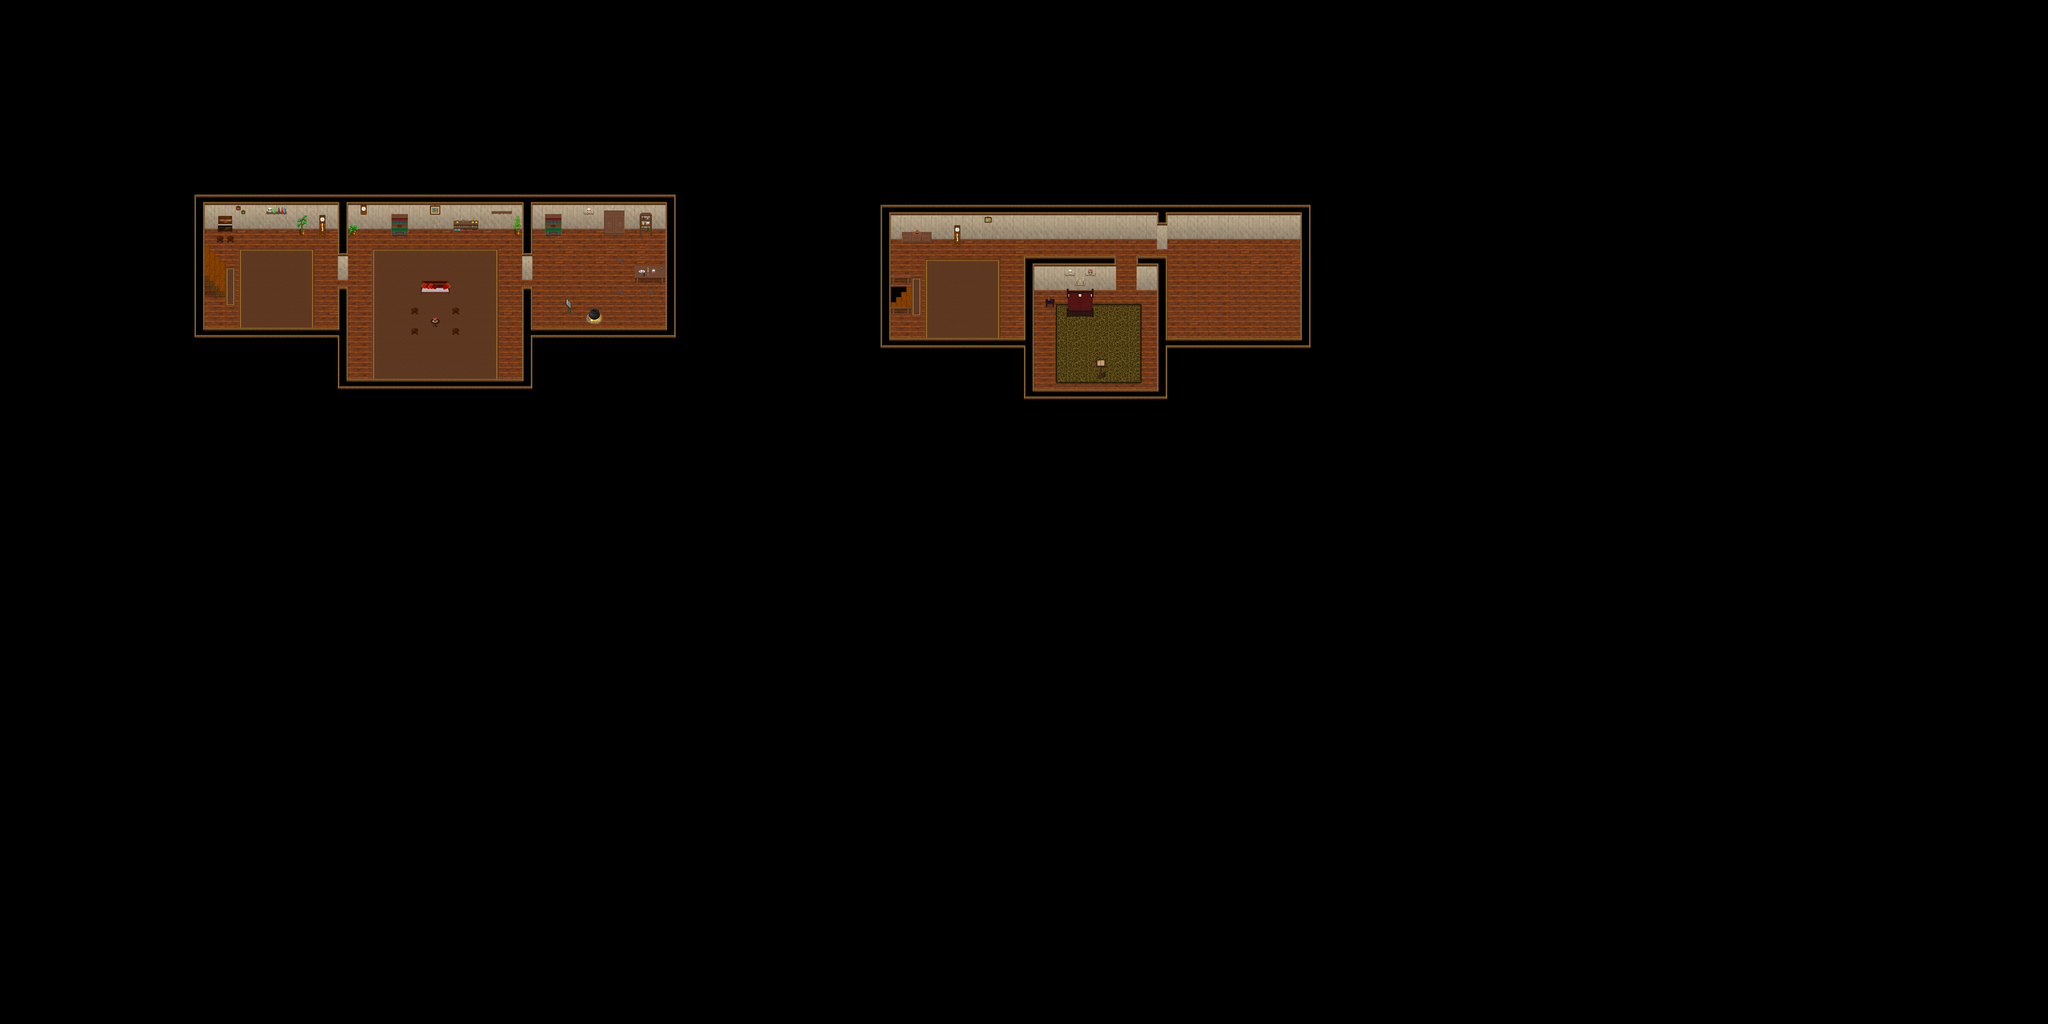

This game map was drawn from its Tiled (.tmx) file and the tilesets committed beside it. A one-line description and the trimmed map source follow:
An orthogonal 200x100 tile map with 32x32 px tiles, 4 tile layers (Ground, Ground2, Fringe, Top), 1 hidden layer not drawn, 6 tilesets and 3 objects.

<map version="1.0" orientation="orthogonal" width="200" height="100" tilewidth="32" tileheight="32">
 <properties>
  <property name="minimap" value="/graphics/minimaps/013-1.png" />
  <property name="music" value="Greendjohn - 3 minutes to midnight.ogg" />
  <property name="name" value="Caverna Halloween" />
  <property name="overlay0image" value="graphics/images/ambient/spotlight.png" />
  <property name="pasta" value="cavernaHalloween" />
 </properties>
 <tileset firstgid="1" name="collision" tilewidth="32" tileheight="32">
  <image source="../graphics/tiles/collision.png" width="64" height="32" />
 </tileset>
 <tileset firstgid="3" name="teto" tilewidth="32" tileheight="32">
  <image source="../graphics/tiles/cabana_in_teto.png" width="256" height="160" />
 </tileset>
 <tileset firstgid="43" name="interno1" tilewidth="32" tileheight="32">
  <image source="../graphics/tiles/hlw_interno1.png" width="512" height="320" />
 </tileset>
 <tileset firstgid="203" name="objetos_x2" tilewidth="32" tileheight="64">
  <image source="../graphics/tiles/hlw_objetos_x2.png" width="256" height="64" />
 </tileset>
 <tileset firstgid="211" name="interno_x3" tilewidth="32" tileheight="96">
  <image source="../graphics/tiles/hlw_interno_x3.png" width="512" height="96" />
 </tileset>
 <tileset firstgid="227" name="tapete1" tilewidth="32" tileheight="32">
  <image source="../graphics/tiles/hlw_tapete1.png" width="320" height="192" />
 </tileset>
 <layer name="Ground" width="200" height="100">
  <data>[20000 cells, 20000 non-empty, 5 distinct tile ids]</data>
 </layer>
 <layer name="Ground2" width="200" height="100">
  <data>[20000 cells, 547 non-empty, 51 distinct tile ids]</data>
 </layer>
 <layer name="Fringe" width="200" height="100">
  <data>[20000 cells, 95 non-empty, 72 distinct tile ids]</data>
 </layer>
 <layer name="Top" width="200" height="100">
  <data>[20000 cells, 565 non-empty, 29 distinct tile ids]</data>
 </layer>
 <layer name="Collision" width="200" height="100" visible="0">
  <data>[20000 cells, 18926 non-empty, 1 distinct tile ids]</data>
 </layer>
 <objectgroup name="margem" width="200" height="100">
  <object x="0" y="640" width="640" height="1920" />
  <object x="0" y="0" width="6400" height="640" />
  <object x="2112" y="448" width="640" height="1920" />
 </objectgroup>
</map>
